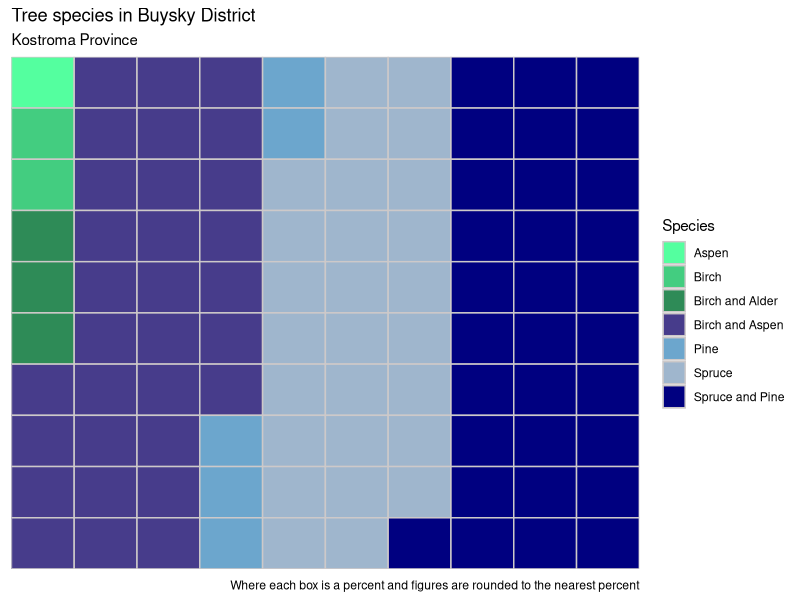
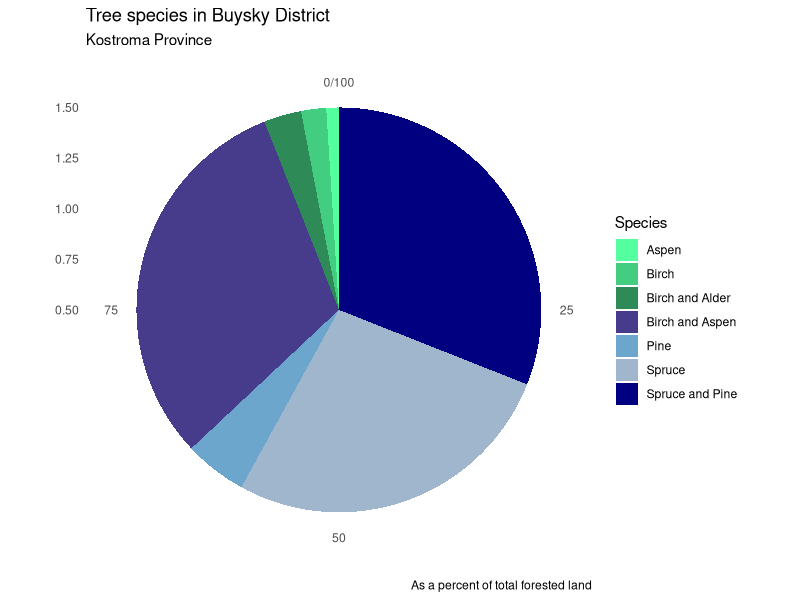
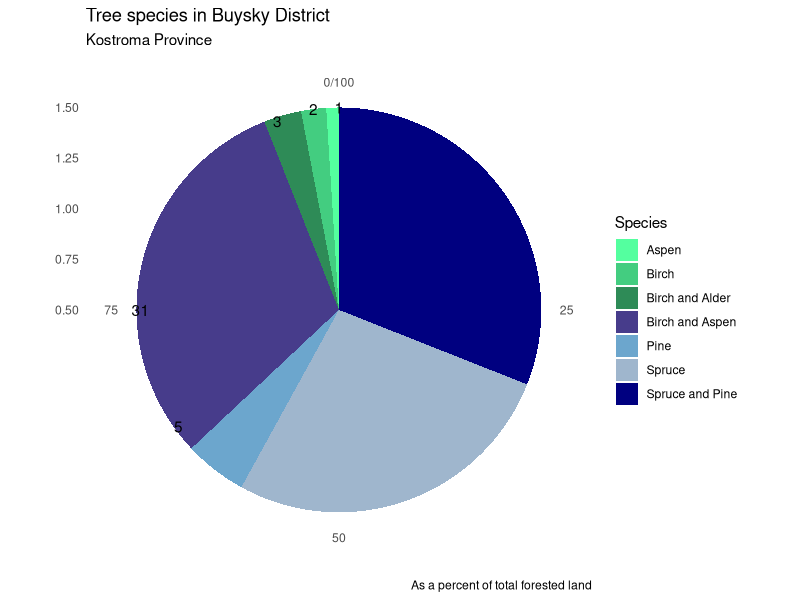

R code for these plots, in order:
## ---- chunk 1
knitr::opts_chunk$set(echo = FALSE, error = FALSE, message = FALSE, warning = FALSE)
library(readr)
library(tidyverse)
library(RColorBrewer)
library(ggrepel)
library(scales)
species_data <- read_csv("species.csv")

## ---- chunk 2

# Data prep for buysky district

buysky <- subset(species_data, district == "Buysky District", drop = FALSE) %>%
  filter(tree_species != "total_conifer") %>%
  filter(tree_species != "total_deciduous") %>%
  select(-type, -district) %>%
  mutate(total_trees = sum(quantity), percent_species =     round((quantity*100/total_trees)))%>%
  select(tree_species, percent_species) %>%
  spread(tree_species, percent_species) 

# To get us to 100 round up from .4

buysky$aspen <- 1

kologrivsky <- subset(species_data, district == "Kologrivsky District", drop = FALSE) 
vetluzhsky <- subset(species_data, district == "Vetluzhsky District", drop = FALSE) 
varnavinsky <- subset(species_data, district == "Varnavinsky District", drop = FALSE) 
makaryevsky <- subset(species_data, district == "Makaryevsky District", drop = FALSE) 
soligalichsky <- subset(species_data, district == "Soligalichsky District", drop = FALSE) 
chukhlomsky <- subset(species_data, district == "Chukhlomsky District", drop = FALSE) 
galichsky <- subset(species_data, district == "Galichsky District", drop = FALSE) 
kineshmasky <- subset(species_data, district == "Kineshmasky District", drop = FALSE) 
kostromsky <- subset(species_data, district == "Kostromsky District", drop = FALSE) 
yurevetsky <- subset(species_data, district == "Yurevetsky District", drop = FALSE) 
nerekhtsky <- subset(species_data, district == "Nerekhtsky District", drop = FALSE) 



## ---- chunk 3
nrows <- 10
df_buysky <- expand.grid(y = 1:nrows, x = 1:nrows)
df_buysky$category <- factor(rep(names(buysky), buysky))

cols <- c("seagreen1", "seagreen3", "seagreen4", "slateblue4", "skyblue3", "slategray3", "navy")

ggplot(df_buysky, aes( x = x, y = y , fill = category)) +
  geom_tile(color = "snow3", size = 0.5) +
  scale_x_continuous(expand = c(0, 0)) +
  scale_y_continuous(expand = c(0, 0), trans = 'reverse') +
  theme(axis.text = element_blank(),
        axis.ticks = element_blank()) +
  labs(x = NULL, 
       y = NULL, 
       title = "Tree species in Buysky District",
       subtitle = "Kostroma Province",
       caption = "Where each box is a percent and figures are rounded to the nearest percent") +
  guides(fill = guide_legend(title = "Species")) +
  scale_fill_manual(labels = c("Aspen", "Birch", "Birch and Alder", "Birch and Aspen", "Pine", "Spruce", "Spruce and Pine"), values = cols) 

## ---- chunk 4
pie_buysky <- buysky %>%
  gather(key, value) %>%
  filter(value > 0) %>%  
  
  # Assigning label positions
  
mutate(y_pos = (case_when(key == "aspen" ~ 100,
                        key == "birch" ~  98,
                        key == "birch_and_alder" ~ 95,
                      key == "birch_and_aspen" ~ 75,
                      key == "pine" ~ 65))) %>%
mutate(x_pos = (case_when(key == "aspen" ~ 1.5,
                          key == "birch" ~ 1.5,
                         key == "birch_and_alder" ~ 1.48,
                         key == "birch_and_aspen" ~ 1.48,
                         key == "pine" ~ 1.48)))  


pie_chart <- ggplot(pie_buysky, aes(x = 1, y=value, fill = key)) + 
  
  geom_bar(width = 1, stat = "identity") +
  
  theme(axis.line = element_blank(), 
        plot.title = element_text(hjust=0),
        axis.ticks = element_blank(),
        # axis.text = element_blank(),
        panel.background = element_blank(),
        # panel.grid = element_blank()
        ) + 
  
  labs(fill="key", 
       x=NULL, 
       y=NULL, 
       title="Tree species in Buysky District", 
       subtitle = "Kostroma Province",
       caption="As a percent of total forested land") +
  
   
  coord_polar(theta = "y", start=0) +
  
  guides(fill = guide_legend(title = "Species")) +
  
  scale_fill_manual(labels = c("Aspen", "Birch", "Birch and Alder", "Birch and Aspen", "Pine", "Spruce", "Spruce and Pine"), values = cols) 

pie_chart

pie_chart <- pie_chart + geom_text(label = pie_buysky$value, x = pie_buysky$x_pos, y = pie_buysky$y_pos) 
 

pie_chart
#  geom_text(label = "31%", y = 84.5, x = 1.2) +
#   
#   geom_text(aes(x = 1.5, y = pos, label = paste0(round(value), "%")),
#                   # hjust = 1.2,
#                   segment.color = "grey50",
#                   direction = "y")

  
